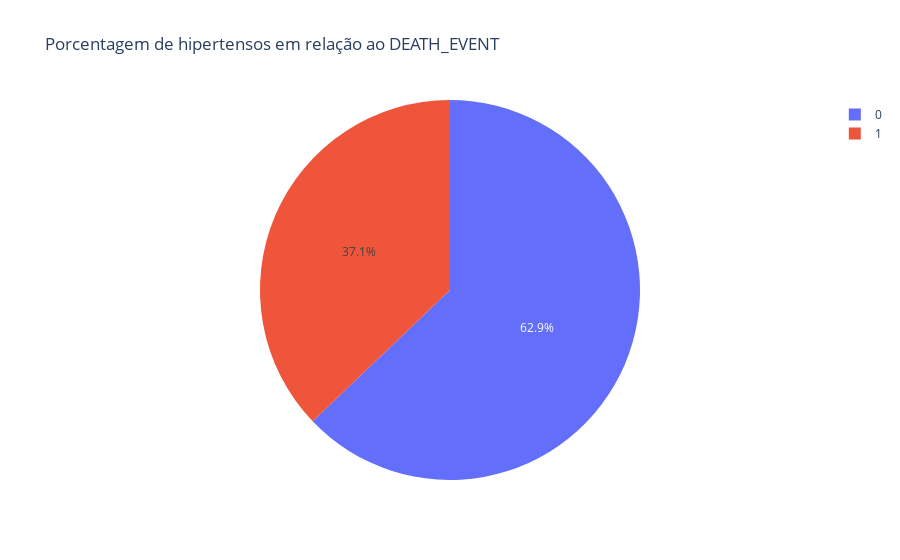

Here is the notebook cell this chart was saved with:
### Markdown cell above
Com este, foi possível concluir que fumar não é um habito que influência de maneira significativa nas taxas de mortalidade.

### Code cell
px.pie(dados, values='high_blood_pressure',names='DEATH_EVENT', title='Porcentagem de hipertensos em relação ao DEATH_EVENT')

### Figure 1 — Plotly figure (JSON) as saved in the notebook; plotly's stock layout.template omitted (floating-point values rounded to 4 significant figures; data arrays with more than 128 entries replaced by an {"elided": "..."} marker saying what was removed)
{"data": [{"domain": {"x": [0, 1], "y": [0, 1]}, "hovertemplate": "DEATH_EVENT=%{label}<br>high_blood_pressure=%{value}<extra></extra>", "labels": {"elided": "299 int values"}, "legendgroup": "", "name": "", "showlegend": true, "type": "pie", "values": {"elided": "299 int values"}}], "layout": {"legend": {"tracegroupgap": 0}, "title": {"text": "Porcentagem de hipertensos em relação ao DEATH_EVENT"}}}
